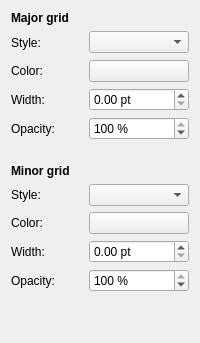
     <widget class="QWidget" name="tabGrid">
      <property name="enabled">
       <bool>true</bool>
      </property>
      <attribute name="title">
       <string>Grid</string>
      </attribute>
      <layout class="QGridLayout" name="gridLayout_7">
       <item row="4" column="0">
        <widget class="QLabel" name="lMajorGridOpacity">
         <property name="text">
          <string>Opacity:</string>
         </property>
        </widget>
       </item>
       <item row="7" column="2" rowspan="2">
        <widget class="KComboBox" name="cbMinorGridStyle"/>
       </item>
       <item row="0" column="0">
        <widget class="QLabel" name="lMajorGrid">
         <property name="font">
          <font>
           <weight>75</weight>
           <bold>true</bold>
          </font>
         </property>
         <property name="text">
          <string>Major grid</string>
         </property>
        </widget>
       </item>
       <item row="1" column="0">
        <widget class="QLabel" name="lMajorGridStyle">
         <property name="text">
          <string>Style:</string>
         </property>
        </widget>
       </item>
       <item row="1" column="1">
        <spacer name="horizontalSpacer_6">
         <property name="orientation">
          <enum>Qt::Horizontal</enum>
         </property>
         <property name="sizeType">
          <enum>QSizePolicy::Fixed</enum>
         </property>
         <property name="sizeHint" stdset="0">
          <size>
           <width>13</width>
           <height>23</height>
          </size>
         </property>
        </spacer>
       </item>
       <item row="1" column="2">
        <widget class="KComboBox" name="cbMajorGridStyle">
         <property name="sizePolicy">
          <sizepolicy hsizetype="Expanding" vsizetype="Fixed">
           <horstretch>0</horstretch>
           <verstretch>0</verstretch>
          </sizepolicy>
         </property>
        </widget>
       </item>
       <item row="2" column="0">
        <widget class="QLabel" name="lMajorGridColor">
         <property name="text">
          <string>Color:</string>
         </property>
        </widget>
       </item>
       <item row="2" column="2">
        <widget class="KColorButton" name="kcbMajorGridColor"/>
       </item>
       <item row="3" column="0">
        <widget class="QLabel" name="lMajorGridWidth">
         <property name="text">
          <string>Width:</string>
         </property>
        </widget>
       </item>
       <item row="3" column="2">
        <widget class="QDoubleSpinBox" name="sbMajorGridWidth">
         <property name="suffix">
          <string> pt</string>
         </property>
         <property name="singleStep">
          <double>0.500000000000000</double>
         </property>
        </widget>
       </item>
       <item row="4" column="2">
        <widget class="QSpinBox" name="sbMajorGridOpacity">
         <property name="sizePolicy">
          <sizepolicy hsizetype="Preferred" vsizetype="Fixed">
           <horstretch>0</horstretch>
           <verstretch>0</verstretch>
          </sizepolicy>
         </property>
         <property name="toolTip">
          <string>The opacity ranges from 0 to 100, where 0 is fully transparent and 100 is fully opaque.</string>
         </property>
         <property name="suffix">
          <string> %</string>
         </property>
         <property name="minimum">
          <number>0</number>
         </property>
         <property name="maximum">
          <number>100</number>
         </property>
         <property name="singleStep">
          <number>10</number>
         </property>
         <property name="value">
          <number>100</number>
         </property>
        </widget>
       </item>
       <item row="5" column="0">
        <spacer name="verticalSpacer_11">
         <property name="orientation">
          <enum>Qt::Vertical</enum>
         </property>
         <property name="sizeType">
          <enum>QSizePolicy::Fixed</enum>
         </property>
         <property name="sizeHint" stdset="0">
          <size>
           <width>20</width>
           <height>18</height>
          </size>
         </property>
        </spacer>
       </item>
       <item row="6" column="0">
        <widget class="QLabel" name="lMinorGrid">
         <property name="font">
          <font>
           <weight>75</weight>
           <bold>true</bold>
          </font>
         </property>
         <property name="text">
          <string>Minor grid</string>
         </property>
        </widget>
       </item>
       <item row="9" column="0">
        <widget class="QLabel" name="lMinorGridColor">
         <property name="text">
          <string>Color:</string>
         </property>
        </widget>
       </item>
       <item row="9" column="2">
        <widget class="KColorButton" name="kcbMinorGridColor"/>
       </item>
       <item row="10" column="0">
        <widget class="QLabel" name="lMinorGridWidth">
         <property name="text">
          <string>Width:</string>
         </property>
        </widget>
       </item>
       <item row="10" column="2">
        <widget class="QDoubleSpinBox" name="sbMinorGridWidth">
         <property name="suffix">
          <string> pt</string>
         </property>
         <property name="singleStep">
          <double>0.500000000000000</double>
         </property>
        </widget>
       </item>
       <item row="11" column="0">
        <widget class="QLabel" name="lMinorGridOpacity">
         <property name="text">
          <string>Opacity:</string>
         </property>
        </widget>
       </item>
       <item row="11" column="2">
        <widget class="QSpinBox" name="sbMinorGridOpacity">
         <property name="sizePolicy">
          <sizepolicy hsizetype="Preferred" vsizetype="Fixed">
           <horstretch>0</horstretch>
           <verstretch>0</verstretch>
          </sizepolicy>
         </property>
         <property name="toolTip">
          <string>The opacity ranges from 0 to 100, where 0 is fully transparent and 100 is fully opaque.</string>
         </property>
         <property name="suffix">
          <string> %</string>
         </property>
         <property name="minimum">
          <number>0</number>
         </property>
         <property name="maximum">
          <number>100</number>
         </property>
         <property name="singleStep">
          <number>10</number>
         </property>
         <property name="value">
          <number>100</number>
         </property>
        </widget>
       </item>
       <item row="12" column="0">
        <spacer>
         <property name="orientation">
          <enum>Qt::Vertical</enum>
         </property>
         <property name="sizeHint" stdset="0">
          <size>
           <width>20</width>
           <height>40</height>
          </size>
         </property>
        </spacer>
       </item>
       <item row="7" column="0" rowspan="2">
        <widget class="QLabel" name="lMinorGridStyle">
         <property name="text">
          <string>Style:</string>
         </property>
        </widget>
       </item>
      </layout>
     </widget>
